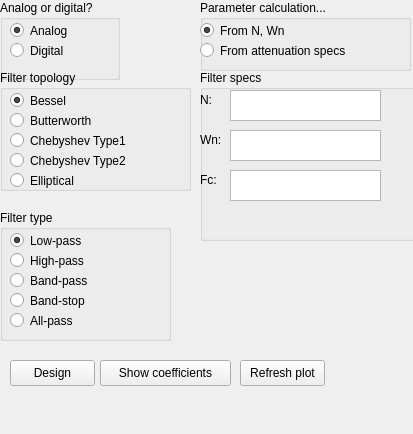
<?xml version="1.0" encoding="UTF-8"?>
<ui version="4.0">
 <class>DockWidget</class>
 <widget class="QDockWidget" name="DockWidget">
  <property name="geometry">
   <rect>
    <x>0</x>
    <y>0</y>
    <width>413</width>
    <height>434</height>
   </rect>
  </property>
  <property name="windowTitle">
   <string>Filter settings</string>
  </property>
  <widget class="QWidget" name="dockWidgetContents">
   <widget class="QGroupBox" name="groupBox">
    <property name="geometry">
     <rect>
      <x>0</x>
      <y>0</y>
      <width>120</width>
      <height>80</height>
     </rect>
    </property>
    <property name="title">
     <string>Analog or digital?</string>
    </property>
    <widget class="QRadioButton" name="radioButton_Analog">
     <property name="geometry">
      <rect>
       <x>10</x>
       <y>20</y>
       <width>104</width>
       <height>21</height>
      </rect>
     </property>
     <property name="text">
      <string>Analog</string>
     </property>
     <property name="checked">
      <bool>true</bool>
     </property>
    </widget>
    <widget class="QRadioButton" name="radioButton_Digital">
     <property name="geometry">
      <rect>
       <x>10</x>
       <y>40</y>
       <width>104</width>
       <height>21</height>
      </rect>
     </property>
     <property name="text">
      <string>Digital</string>
     </property>
    </widget>
   </widget>
   <widget class="QGroupBox" name="groupBox_2">
    <property name="geometry">
     <rect>
      <x>0</x>
      <y>70</y>
      <width>191</width>
      <height>121</height>
     </rect>
    </property>
    <property name="title">
     <string>Filter topology</string>
    </property>
    <widget class="QRadioButton" name="radioButton_Butterworth">
     <property name="geometry">
      <rect>
       <x>10</x>
       <y>40</y>
       <width>104</width>
       <height>21</height>
      </rect>
     </property>
     <property name="text">
      <string>Butterworth</string>
     </property>
    </widget>
    <widget class="QRadioButton" name="radioButton_Cheby1">
     <property name="geometry">
      <rect>
       <x>10</x>
       <y>60</y>
       <width>161</width>
       <height>21</height>
      </rect>
     </property>
     <property name="text">
      <string>Chebyshev Type1</string>
     </property>
    </widget>
    <widget class="QRadioButton" name="radioButton_Cheby2">
     <property name="geometry">
      <rect>
       <x>10</x>
       <y>80</y>
       <width>131</width>
       <height>21</height>
      </rect>
     </property>
     <property name="text">
      <string>Chebyshev Type2</string>
     </property>
    </widget>
    <widget class="QRadioButton" name="radioButton_Elliptical">
     <property name="geometry">
      <rect>
       <x>10</x>
       <y>100</y>
       <width>104</width>
       <height>21</height>
      </rect>
     </property>
     <property name="text">
      <string>Elliptical</string>
     </property>
    </widget>
    <widget class="QRadioButton" name="radioButton_Bessel">
     <property name="geometry">
      <rect>
       <x>10</x>
       <y>20</y>
       <width>104</width>
       <height>21</height>
      </rect>
     </property>
     <property name="text">
      <string>Bessel</string>
     </property>
     <property name="checked">
      <bool>true</bool>
     </property>
    </widget>
   </widget>
   <widget class="QGroupBox" name="groupBox_3">
    <property name="geometry">
     <rect>
      <x>0</x>
      <y>210</y>
      <width>171</width>
      <height>131</height>
     </rect>
    </property>
    <property name="title">
     <string>Filter type</string>
    </property>
    <widget class="QRadioButton" name="radioButton_LP">
     <property name="geometry">
      <rect>
       <x>10</x>
       <y>20</y>
       <width>104</width>
       <height>21</height>
      </rect>
     </property>
     <property name="text">
      <string>Low-pass</string>
     </property>
     <property name="checked">
      <bool>true</bool>
     </property>
    </widget>
    <widget class="QRadioButton" name="radioButton_HP">
     <property name="geometry">
      <rect>
       <x>10</x>
       <y>40</y>
       <width>104</width>
       <height>21</height>
      </rect>
     </property>
     <property name="text">
      <string>High-pass</string>
     </property>
    </widget>
    <widget class="QRadioButton" name="radioButton_BP">
     <property name="geometry">
      <rect>
       <x>10</x>
       <y>60</y>
       <width>104</width>
       <height>21</height>
      </rect>
     </property>
     <property name="text">
      <string>Band-pass</string>
     </property>
    </widget>
    <widget class="QRadioButton" name="radioButton_BS">
     <property name="geometry">
      <rect>
       <x>10</x>
       <y>80</y>
       <width>104</width>
       <height>21</height>
      </rect>
     </property>
     <property name="text">
      <string>Band-stop</string>
     </property>
    </widget>
    <widget class="QRadioButton" name="radioButton_AP">
     <property name="geometry">
      <rect>
       <x>10</x>
       <y>100</y>
       <width>104</width>
       <height>21</height>
      </rect>
     </property>
     <property name="text">
      <string>All-pass</string>
     </property>
    </widget>
   </widget>
   <widget class="QGroupBox" name="groupBox_4">
    <property name="geometry">
     <rect>
      <x>200</x>
      <y>0</y>
      <width>211</width>
      <height>71</height>
     </rect>
    </property>
    <property name="title">
     <string>Parameter calculation...</string>
    </property>
    <widget class="QRadioButton" name="radioButton_NWn">
     <property name="geometry">
      <rect>
       <x>0</x>
       <y>20</y>
       <width>104</width>
       <height>21</height>
      </rect>
     </property>
     <property name="text">
      <string>From N, Wn</string>
     </property>
     <property name="checked">
      <bool>true</bool>
     </property>
    </widget>
    <widget class="QRadioButton" name="radioButton_AttSpecs">
     <property name="geometry">
      <rect>
       <x>0</x>
       <y>40</y>
       <width>171</width>
       <height>21</height>
      </rect>
     </property>
     <property name="text">
      <string>From attenuation specs</string>
     </property>
    </widget>
   </widget>
   <widget class="QPushButton" name="pushButton">
    <property name="geometry">
     <rect>
      <x>10</x>
      <y>360</y>
      <width>85</width>
      <height>26</height>
     </rect>
    </property>
    <property name="text">
     <string>Design</string>
    </property>
   </widget>
   <widget class="QPushButton" name="pushButton_2">
    <property name="geometry">
     <rect>
      <x>100</x>
      <y>360</y>
      <width>131</width>
      <height>26</height>
     </rect>
    </property>
    <property name="text">
     <string>Show coefficients</string>
    </property>
   </widget>
   <widget class="QPushButton" name="pushButton_3">
    <property name="geometry">
     <rect>
      <x>240</x>
      <y>360</y>
      <width>85</width>
      <height>26</height>
     </rect>
    </property>
    <property name="text">
     <string>Refresh plot</string>
    </property>
   </widget>
   <widget class="QGroupBox" name="groupBox_5">
    <property name="geometry">
     <rect>
      <x>200</x>
      <y>70</y>
      <width>221</width>
      <height>171</height>
     </rect>
    </property>
    <property name="title">
     <string>Filter specs</string>
    </property>
    <widget class="QLabel" name="label_opt1">
     <property name="geometry">
      <rect>
       <x>0</x>
       <y>20</y>
       <width>56</width>
       <height>20</height>
      </rect>
     </property>
     <property name="text">
      <string>N:</string>
     </property>
    </widget>
    <widget class="QLabel" name="label_opt2">
     <property name="geometry">
      <rect>
       <x>0</x>
       <y>60</y>
       <width>56</width>
       <height>20</height>
      </rect>
     </property>
     <property name="text">
      <string>Wn:</string>
     </property>
    </widget>
    <widget class="QPlainTextEdit" name="plainTextEdit_opt1">
     <property name="geometry">
      <rect>
       <x>30</x>
       <y>20</y>
       <width>151</width>
       <height>31</height>
      </rect>
     </property>
    </widget>
    <widget class="QPlainTextEdit" name="plainTextEdit_opt2">
     <property name="geometry">
      <rect>
       <x>30</x>
       <y>60</y>
       <width>151</width>
       <height>31</height>
      </rect>
     </property>
    </widget>
    <widget class="QLabel" name="label_opt3">
     <property name="geometry">
      <rect>
       <x>0</x>
       <y>100</y>
       <width>31</width>
       <height>20</height>
      </rect>
     </property>
     <property name="text">
      <string>Fc:</string>
     </property>
    </widget>
    <widget class="QPlainTextEdit" name="plainTextEdit_opt3">
     <property name="geometry">
      <rect>
       <x>30</x>
       <y>100</y>
       <width>151</width>
       <height>31</height>
      </rect>
     </property>
    </widget>
   </widget>
  </widget>
 </widget>
 <resources/>
 <connections/>
</ui>
